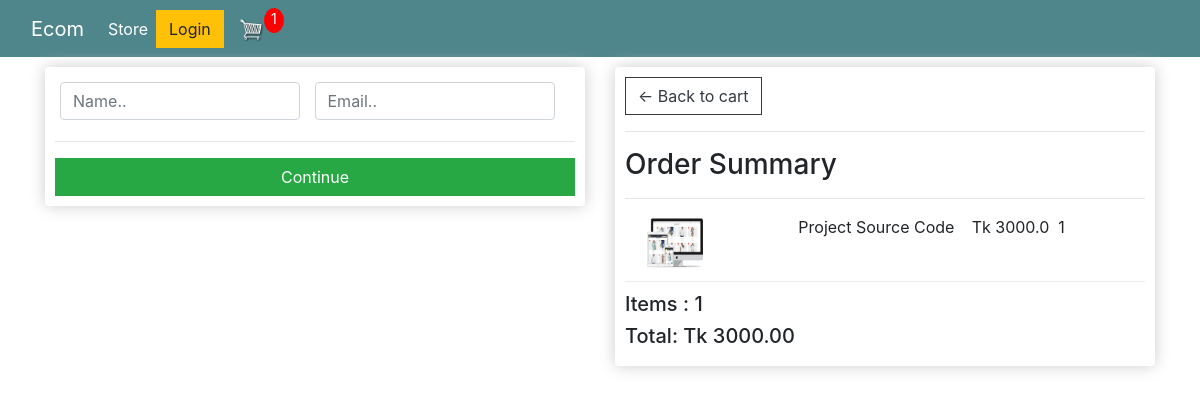
Screenshot of /checkout/ (signed in) with the database file from the repository.
### store/models.py (models this page shows, shortened)
class OrderItem(models.Model):
    product = models.ForeignKey(Product, on_delete=models.SET_NULL, blank=True, null=True)
    order = models.ForeignKey(Order, on_delete=models.SET_NULL, blank=True, null=True)
    quantity = models.IntegerField(default=0, null=True, blank=True)
    date_added = models.DateTimeField(auto_now_add=True)
    @property
    def get_total(self):
        total = self.product.price*self.quantity
        return total

class Product(models.Model):
    name = models.CharField(max_length=200, null=True)
    price = models.FloatField()
    digital = models.BooleanField(default=False, null=True, blank=False)
    image = models.ImageField(null = True, blank = True)
    @property
    def imageURL(self):
        try:
            url = self.image.url
        except:
            url = ''
        return url

class Order(models.Model):
    customer = models.ForeignKey(Customer, on_delete=models.SET_NULL, blank=True, null=True)
    date_ordered = models.DateTimeField(auto_now_add=True)
    complete = models.BooleanField(default=False, null=True, blank=False)
    transaction_id = models.CharField(max_length=200, null=True)
    @property
    def shipping(self):
        shipping = False
        orderitems = self.orderitem_set.all()
        for i in orderitems:
            if i.product.digital == False:
                shipping = True
        return shipping
    @property
    def get_cart_total(self):
        orderitems = self.orderitem_set.all()
        total = sum([item.get_total for item in orderitems])
        return total
    @property
    def get_cart_items(self):
        orderitems = self.orderitem_set.all()
        total = sum([item.quantity for item in orderitems])
        return total

### store/views.py (the view)
# urls.py: path('checkout/', views.checkout, name='checkout'),
def checkout(request):
    if request.user.is_authenticated:
        customer = request.user.customer
        order, created = Order.objects.get_or_create(customer=customer, complete=False)
        items = order.orderitem_set.all()
        cartItems = order.get_cart_items
    else:
        items = []
        order = {'get_cart_total':0, 'get_cart_items':0,'shipping':False}
        cartItems = order['get_cart_items']
    context = {'items':items, 'order':order,'cartItems':cartItems}
    return render(request, 'store/checkout.html', context)

### store/templates/store/checkout.html (shortened to what this page needs)
{% extends 'store/main.html' %}
{% load static %}
{% block content %}
<div class="row">
    <div class="col-lg-6">
        <div class="box-element" id="form-wrapper">
            <form id="form">
                <div id="user-info">
                    <div class="form-field">
                        <input required class="form-control" type="text" name="name" placeholder="Name..">
                    </div>
                    <div class="form-field">
                        <input required class="form-control" type="email" name="email" placeholder="Email..">
                    </div>
                </div>
                <hr>
                <input id="form-button" class="btn btn-success btn-block" type="submit" value="Continue">
            </form>
        </div>
        <br>
    </div>
    <div class="col-lg-6">
        <div class="box-element">
            <a class="btn btn-outline-dark" href="{% url 'cart' %}">&#x2190; Back to cart</a>
            <hr>
            <h3>Order Summary</h3>
            <hr>
            {% for item in items %}
            <div class="cart-row">
                <div style="flex:2"><img class="row-image" src="{{item.product.imageURL}}"></div>
                <div style="flex:2"><p>{{item.product.name}}</p></div>
                <div style="flex:1"><p>Tk {{item.product.price}}</p></div>
                <div style="flex:1"><p>{{item.quantity}}</p></div>
            </div>
            {% endfor %}
            <h5>Items : {{order.get_cart_items}}</h5>
            <h5>Total: Tk {{order.get_cart_total| floatformat:2}}</h5>
        </div>
    </div>
</div>
{% endblock content %}

### static/css/main.css (style rules this page uses)
.box-element { box-shadow:hsl(0, 0%, 80%) 0 0 16px; background-color: #fff; border-radius: 4px; padding: 10px; }
.col-lg-4, .col-lg-6, .col-lg-8, .col-lg-12 { margin-top: 10px; }
.btn { border-radius: 0; }
.row-image { width: 100px; }
.form-field { width:250px; display: inline-block; padding: 5px; }
.cart-row { display: flex; align-items: flex-stretch; padding-bottom: 10px; margin-bottom: 10px; border-bottom: 1px solid #ececec; }

### rows the page displays
OrderItem: product.imageURL (picture), product.name "Project Source Code", product.price "3000.0", quantity "1"
Order: get_cart_items "1", get_cart_total "3000.00"

### other values shown
{{ cartItems }} "1"
